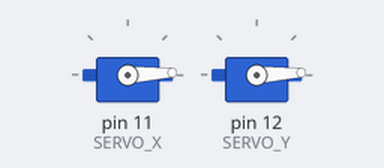
A sketch run on a simulated Arduino Uno, built with avr-gcc and run on an emulated ATmega328P. On the bench: 2 × servo.

Above: at 0.05 s.
At 1.35 s:
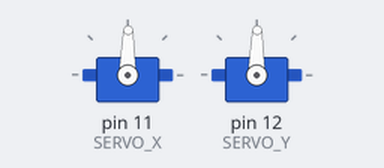
At 2.65 s:
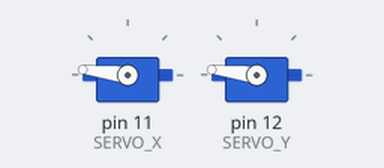
At 5.25 s:
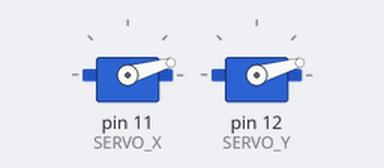
Timing chart, 0 to 7.1 s (numbered marks = the images above):
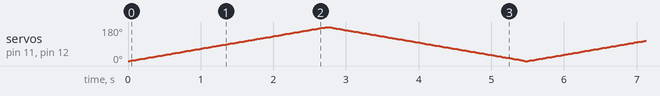

The sketch:

servo.ino
```cpp
#include <Servo.h>


#define SERVO_X (11)
#define SERVO_Y (12)

Servo servo_x;
Servo servo_y;

int pos;
void setup()
{
  Serial.begin(9600);
  servo_x.attach(SERVO_X);
  servo_y.attach(SERVO_Y);
}

void loop()
{
  servo_x.write(0);              // tell servo to go to position in variable 'pos'
  servo_y.write(0);
  for(pos = 0; pos <= 180; pos += 1) // goes from 0 degrees to 180 degrees
  {                                  // in steps of 1 degree
    servo_x.write(pos);              // tell servo to go to position in variable 'pos'
    servo_y.write(pos);
    delay(15);                       // waits 15ms for the servo to reach the position
  }
  for(pos = 180; pos>=0; pos-=1)     // goes from 180 degrees to 0 degrees
  {
    servo_x.write(pos);              // tell servo to go to position in variable 'pos'
    servo_y.write(pos);
    delay(15);                       // waits 15ms for the servo to reach the position
  }
}
```
